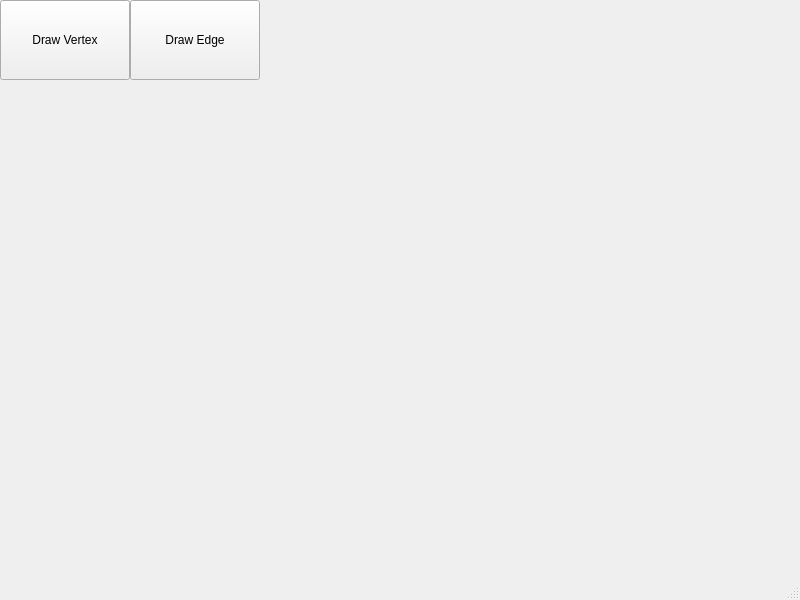
<?xml version="1.0" encoding="UTF-8"?>
<ui version="4.0">
 <class>MainWindow</class>
 <widget class="QMainWindow" name="MainWindow">
  <property name="geometry">
   <rect>
    <x>0</x>
    <y>0</y>
    <width>800</width>
    <height>600</height>
   </rect>
  </property>
  <property name="windowTitle">
   <string>MainWindow</string>
  </property>
  <widget class="QWidget" name="centralwidget">
   <widget class="QPushButton" name="drawVertexButton">
    <property name="geometry">
     <rect>
      <x>0</x>
      <y>0</y>
      <width>130</width>
      <height>80</height>
     </rect>
    </property>
    <property name="text">
     <string>Draw Vertex</string>
    </property>
   </widget>
   <widget class="QPushButton" name="drawEdgeButton">
    <property name="geometry">
     <rect>
      <x>130</x>
      <y>0</y>
      <width>130</width>
      <height>80</height>
     </rect>
    </property>
    <property name="text">
     <string>Draw Edge</string>
    </property>
   </widget>
   <widget class="QLabel" name="backgroundLabel">
    <property name="geometry">
     <rect>
      <x>0</x>
      <y>80</y>
      <width>791</width>
      <height>491</height>
     </rect>
    </property>
    <property name="text">
     <string/>
    </property>
   </widget>
  </widget>
  <widget class="QMenuBar" name="menubar">
   <property name="geometry">
    <rect>
     <x>0</x>
     <y>0</y>
     <width>800</width>
     <height>22</height>
    </rect>
   </property>
  </widget>
  <widget class="QStatusBar" name="statusbar"/>
 </widget>
 <resources/>
 <connections/>
</ui>
